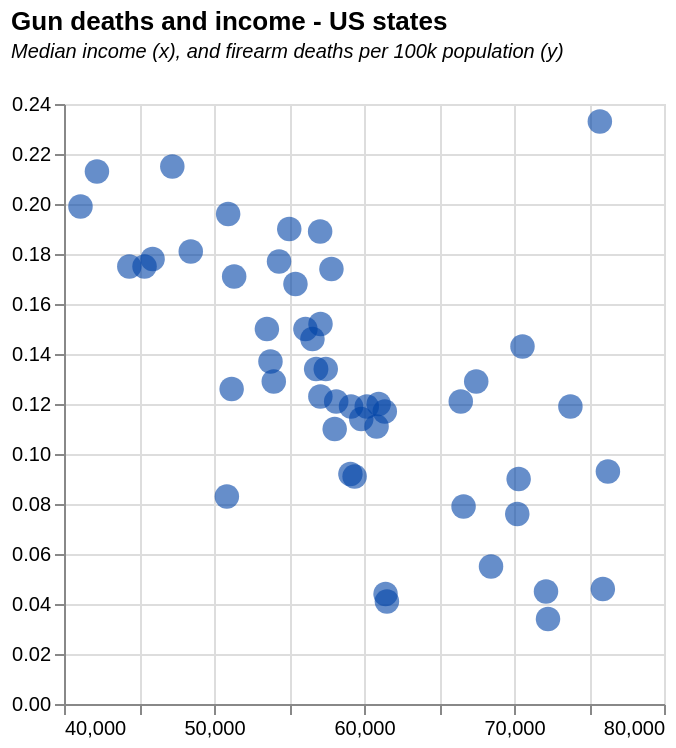

Vega-Lite specification stored for this chart:
### Vega-Lite specification from a JSON file in a GitHub repository (floating-point values rounded to 4 significant figures)
{"$schema": "https://vega.github.io/schema/vega-lite/v5.json", "description": "Various US measures state by state", "title": {"text": "Gun deaths and income - US states", "subtitle": ["Median income (x), and firearm deaths per 100k population (y)", ""], "subtitleFontStyle": "italic", "subtitleFontSize": 10, "anchor": "start", "color": "black"}, "data": {"values": [{"State": "Alabama", "StateInitials": "AL", "Gini": "0.472", "DeathRate": "21.5", "Firearms_vs_avg": "1.64700475", "medIncome": "47221", "Income_vs_med": "0.799827233", "ImprisonmentRate": "0.736", "PrisonRate": "1.264604811", "FirearmDeaths": "0.215", "GeographicDivision": "South"}, {"State": "Alaska", "StateInitials": "AK", "Gini": "0.422", "DeathRate": "23.3", "Firearms_vs_avg": "1.784893519", "medIncome": "75723", "Income_vs_med": "1.282592862", "ImprisonmentRate": "0.376", "PrisonRate": "0.64604811", "FirearmDeaths": "0.233", "GeographicDivision": "West"}, {"State": "Arizona", "StateInitials": "AZ", "Gini": "0.455", "DeathRate": "15.2", "Firearms_vs_avg": "1.164394055", "medIncome": "57100", "Income_vs_med": "0.967157303", "ImprisonmentRate": "0.764", "PrisonRate": "1.312714777", "FirearmDeaths": "0.152", "GeographicDivision": "West"}, {"State": "Arkansas", "StateInitials": "AR", "Gini": "0.458", "DeathRate": "17.8", "Firearms_vs_avg": "1.363566723", "medIncome": "45907", "Income_vs_med": "0.777570758", "ImprisonmentRate": "0.763", "PrisonRate": "1.310996564", "FirearmDeaths": "0.178", "GeographicDivision": "South"}, {"State": "California", "StateInitials": "CA", "Gini": "0.471", "DeathRate": "7.9", "Firearms_vs_avg": "0.605178489", "medIncome": "66637", "Income_vs_med": "1.128694592", "ImprisonmentRate": "0.43", "PrisonRate": "0.738831615", "FirearmDeaths": "0.079", "GeographicDivision": "West"}, {"State": "Colorado", "StateInitials": "CO", "Gini": "0.457", "DeathRate": "14.3", "Firearms_vs_avg": "1.095449671", "medIncome": "70566", "Income_vs_med": "1.195243822", "ImprisonmentRate": "0.46", "PrisonRate": "0.790378007", "FirearmDeaths": "0.143", "GeographicDivision": "West"}, {"State": "Connecticut", "StateInitials": "CT", "Gini": "0.486", "DeathRate": "4.6", "Firearms_vs_avg": "0.352382412", "medIncome": "75923", "Income_vs_med": "1.285980454", "ImprisonmentRate": "0.367", "PrisonRate": "0.630584192", "FirearmDeaths": "0.046", "GeographicDivision": "Northeast"}, {"State": "Delaware", "StateInitials": "DE", "Gini": "0.44", "DeathRate": "11", "Firearms_vs_avg": "0.842653593", "medIncome": "58046", "Income_vs_med": "0.983180609", "ImprisonmentRate": "0.544", "PrisonRate": "0.934707904", "FirearmDeaths": "0.11", "GeographicDivision": "South"}, {"State": "Florida", "StateInitials": "FL", "Gini": "0.474", "DeathRate": "12.6", "Firearms_vs_avg": "0.965221388", "medIncome": "51176", "Income_vs_med": "0.86681685", "ImprisonmentRate": "0.601", "PrisonRate": "1.032646048", "FirearmDeaths": "0.126", "GeographicDivision": "South"}, {"State": "Georgia", "StateInitials": "GA", "Gini": "0.468", "DeathRate": "15", "Firearms_vs_avg": "1.149073081", "medIncome": "53527", "Income_vs_med": "0.906637985", "ImprisonmentRate": "0.676", "PrisonRate": "1.161512027", "FirearmDeaths": "0.15", "GeographicDivision": "South"}, {"State": "Hawaii", "StateInitials": "HI", "Gini": "0.433", "DeathRate": "4.5", "Firearms_vs_avg": "0.344721924", "medIncome": "72133", "Income_vs_med": "1.221785599", "ImprisonmentRate": "0.323", "PrisonRate": "0.554982818", "FirearmDeaths": "0.045", "GeographicDivision": "West"}, {"State": "Idaho", "StateInitials": "ID", "Gini": "0.433", "DeathRate": "14.6", "Firearms_vs_avg": "1.118431132", "medIncome": "56564", "Income_vs_med": "0.958078558", "ImprisonmentRate": "0.587", "PrisonRate": "1.008591065", "FirearmDeaths": "0.146", "GeographicDivision": "West"}, {"State": "Illinois", "StateInitials": "IL", "Gini": "0.465", "DeathRate": "11.7", "Firearms_vs_avg": "0.896277003", "medIncome": "61386", "Income_vs_med": "1.039753383", "ImprisonmentRate": "0.442", "PrisonRate": "0.759450172", "FirearmDeaths": "0.117", "GeographicDivision": "Midwest"}, {"State": "Indiana", "StateInitials": "IN", "Gini": "0.44", "DeathRate": "15", "Firearms_vs_avg": "1.149073081", "medIncome": "56094", "Income_vs_med": "0.950117719", "ImprisonmentRate": "0.503", "PrisonRate": "0.864261168", "FirearmDeaths": "0.15", "GeographicDivision": "Midwest"}, {"State": "Iowa", "StateInitials": "IA", "Gini": "0.427", "DeathRate": "9.2", "Firearms_vs_avg": "0.704764823", "medIncome": "59094", "Income_vs_med": "1.000931588", "ImprisonmentRate": "0.373", "PrisonRate": "0.640893471", "FirearmDeaths": "0.092", "GeographicDivision": "Midwest"}, {"State": "Kansas", "StateInitials": "KS", "Gini": "0.445", "DeathRate": "13.4", "Firearms_vs_avg": "1.026505286", "medIncome": "56810", "Income_vs_med": "0.962245295", "ImprisonmentRate": "0.438", "PrisonRate": "0.75257732", "FirearmDeaths": "0.134", "GeographicDivision": "Midwest"}, {"State": "Kentucky", "StateInitials": "KY", "Gini": "0.466", "DeathRate": "17.5", "Firearms_vs_avg": "1.340585261", "medIncome": "45369", "Income_vs_med": "0.768458138", "ImprisonmentRate": "0.67", "PrisonRate": "1.151202749", "FirearmDeaths": "0.175", "GeographicDivision": "South"}, {"State": "Louisiana", "StateInitials": "LA", "Gini": "0.475", "DeathRate": "21.3", "Firearms_vs_avg": "1.631683775", "medIncome": "42196", "Income_vs_med": "0.714714003", "ImprisonmentRate": "0.997", "PrisonRate": "1.713058419", "FirearmDeaths": "0.213", "GeographicDivision": "South"}, {"State": "Maine", "StateInitials": "ME", "Gini": "0.437", "DeathRate": "8.3", "Firearms_vs_avg": "0.635820438", "medIncome": "50856", "Income_vs_med": "0.861396704", "ImprisonmentRate": "0.169", "PrisonRate": "0.290378007", "FirearmDeaths": "0.083", "GeographicDivision": "Northeast"}, {"State": "Maryland", "StateInitials": "MD", "Gini": "0.443", "DeathRate": "11.9", "Firearms_vs_avg": "0.911597978", "medIncome": "73760", "Income_vs_med": "1.249343654", "ImprisonmentRate": "0.424", "PrisonRate": "0.728522337", "FirearmDeaths": "0.119", "GeographicDivision": "South"}, {"State": "Massachusetts", "StateInitials": "MA", "Gini": "0.475", "DeathRate": "3.4", "Firearms_vs_avg": "0.260456565", "medIncome": "72266", "Income_vs_med": "1.224038348", "ImprisonmentRate": "0.195", "PrisonRate": "0.335051546", "FirearmDeaths": "0.034", "GeographicDivision": "Northeast"}, {"State": "Michigan", "StateInitials": "MI", "Gini": "0.451", "DeathRate": "12.3", "Firearms_vs_avg": "0.942239926", "medIncome": "57091", "Income_vs_med": "0.967004861", "ImprisonmentRate": "0.53", "PrisonRate": "0.910652921", "FirearmDeaths": "0.123", "GeographicDivision": "Midwest"}, {"State": "Minnesota", "StateInitials": "MN", "Gini": "0.44", "DeathRate": "7.6", "Firearms_vs_avg": "0.582197028", "medIncome": "70218", "Income_vs_med": "1.189349413", "ImprisonmentRate": "0.249", "PrisonRate": "0.427835052", "FirearmDeaths": "0.076", "GeographicDivision": "Midwest"}, {"State": "Mississippi", "StateInitials": "MS", "Gini": "0.468", "DeathRate": "19.9", "Firearms_vs_avg": "1.524436954", "medIncome": "41099", "Income_vs_med": "0.696133065", "ImprisonmentRate": "0.822", "PrisonRate": "1.412371134", "FirearmDeaths": "0.199", "GeographicDivision": "South"}, {"State": "Missouri", "StateInitials": "MO", "Gini": "0.455", "DeathRate": "19", "Firearms_vs_avg": "1.455492569", "medIncome": "55016", "Income_vs_med": "0.931858602", "ImprisonmentRate": "0.688", "PrisonRate": "1.182130584", "FirearmDeaths": "0.19", "GeographicDivision": "Midwest"}, {"State": "Montana", "StateInitials": "MT", "Gini": "0.435", "DeathRate": "18.9", "Firearms_vs_avg": "1.447832082", "medIncome": "57075", "Income_vs_med": "0.966733854", "ImprisonmentRate": "0.466", "PrisonRate": "0.800687285", "FirearmDeaths": "0.189", "GeographicDivision": "West"}, {"State": "Nebraska", "StateInitials": "NE", "Gini": "0.432", "DeathRate": "9.1", "Firearms_vs_avg": "0.697104336", "medIncome": "59374", "Income_vs_med": "1.005674215", "ImprisonmentRate": "0.364", "PrisonRate": "0.625429553", "FirearmDeaths": "0.091", "GeographicDivision": "Midwest"}, {"State": "Nevada", "StateInitials": "NV", "Gini": "0.448", "DeathRate": "16.8", "Firearms_vs_avg": "1.286961851", "medIncome": "55431", "Income_vs_med": "0.938887854", "ImprisonmentRate": "0.597", "PrisonRate": "1.025773196", "FirearmDeaths": "0.168", "GeographicDivision": "West"}, {"State": "New Hampshire", "StateInitials": "NH", "Gini": "0.425", "DeathRate": "9.3", "Firearms_vs_avg": "0.71242531", "medIncome": "76260", "Income_vs_med": "1.291688545", "ImprisonmentRate": "0.262", "PrisonRate": "0.450171821", "FirearmDeaths": "0.093", "GeographicDivision": "Northeast"}, {"State": "New Jersey", "StateInitials": "NJ", "Gini": "0.464", "DeathRate": "5.5", "Firearms_vs_avg": "0.421326796", "medIncome": "68468", "Income_vs_med": "1.15970799", "ImprisonmentRate": "0.284", "PrisonRate": "0.487972509", "FirearmDeaths": "0.055", "GeographicDivision": "Northeast"}, {"State": "New Mexico", "StateInitials": "NM", "Gini": "0.464", "DeathRate": "18.1", "Firearms_vs_avg": "1.386548184", "medIncome": "48451", "Income_vs_med": "0.820660919", "ImprisonmentRate": "0.438", "PrisonRate": "0.75257732", "FirearmDeaths": "0.181", "GeographicDivision": "West"}, {"State": "New York", "StateInitials": "NY", "Gini": "0.499", "DeathRate": "4.4", "Firearms_vs_avg": "0.337061437", "medIncome": "61437", "Income_vs_med": "1.040617219", "ImprisonmentRate": "0.325", "PrisonRate": "0.558419244", "FirearmDeaths": "0.044", "GeographicDivision": "Northeast"}, {"State": "North Carolina", "StateInitials": "NC", "Gini": "0.464", "DeathRate": "13.7", "Firearms_vs_avg": "1.049486747", "medIncome": "53764", "Income_vs_med": "0.910652281", "ImprisonmentRate": "0.438", "PrisonRate": "0.75257732", "FirearmDeaths": "0.137", "GeographicDivision": "South"}, {"State": "North Dakota", "StateInitials": "ND", "Gini": "0.433", "DeathRate": "11.9", "Firearms_vs_avg": "0.911597978", "medIncome": "60184", "Income_vs_med": "1.01939396", "ImprisonmentRate": "0.306", "PrisonRate": "0.525773196", "FirearmDeaths": "0.119", "GeographicDivision": "Midwest"}, {"State": "Ohio", "StateInitials": "OH", "Gini": "0.452", "DeathRate": "12.9", "Firearms_vs_avg": "0.98820285", "medIncome": "53985", "Income_vs_med": "0.914395569", "ImprisonmentRate": "0.578", "PrisonRate": "0.993127148", "FirearmDeaths": "0.129", "GeographicDivision": "Midwest"}, {"State": "Oklahoma", "StateInitials": "OK", "Gini": "0.454", "DeathRate": "19.6", "Firearms_vs_avg": "1.501455493", "medIncome": "50943", "Income_vs_med": "0.862870306", "ImprisonmentRate": "0.891", "PrisonRate": "1.530927835", "FirearmDeaths": "0.196", "GeographicDivision": "South"}, {"State": "Oregon", "StateInitials": "OR", "Gini": "0.449", "DeathRate": "11.9", "Firearms_vs_avg": "0.911597978", "medIncome": "59135", "Income_vs_med": "1.001626044", "ImprisonmentRate": "0.466", "PrisonRate": "0.800687285", "FirearmDeaths": "0.119", "GeographicDivision": "West"}, {"State": "Pennsylvania", "StateInitials": "PA", "Gini": "0.461", "DeathRate": "12", "Firearms_vs_avg": "0.919258465", "medIncome": "60979", "Income_vs_med": "1.032859635", "ImprisonmentRate": "0.484", "PrisonRate": "0.83161512", "FirearmDeaths": "0.12", "GeographicDivision": "Northeast"}, {"State": "Rhode Island", "StateInitials": "RI", "Gini": "0.467", "DeathRate": "4.1", "Firearms_vs_avg": "0.314079975", "medIncome": "61528", "Income_vs_med": "1.042158573", "ImprisonmentRate": "0.239", "PrisonRate": "0.410652921", "FirearmDeaths": "0.041", "GeographicDivision": "Northeast"}, {"State": "South Carolina", "StateInitials": "SC", "Gini": "0.461", "DeathRate": "17.7", "Firearms_vs_avg": "1.355906236", "medIncome": "54336", "Income_vs_med": "0.920340792", "ImprisonmentRate": "0.524", "PrisonRate": "0.900343643", "FirearmDeaths": "0.177", "GeographicDivision": "South"}, {"State": "South Dakota", "StateInitials": "SD", "Gini": "0.442", "DeathRate": "13.4", "Firearms_vs_avg": "1.026505286", "medIncome": "57450", "Income_vs_med": "0.973085587", "ImprisonmentRate": "0.583", "PrisonRate": "1.001718213", "FirearmDeaths": "0.134", "GeographicDivision": "Midwest"}, {"State": "Tennessee", "StateInitials": "TN", "Gini": "0.468", "DeathRate": "17.1", "Firearms_vs_avg": "1.309943312", "medIncome": "51344", "Income_vs_med": "0.869662427", "ImprisonmentRate": "0.545", "PrisonRate": "0.936426117", "FirearmDeaths": "0.171", "GeographicDivision": "South"}, {"State": "Texas", "StateInitials": "TX", "Gini": "0.469", "DeathRate": "12.1", "Firearms_vs_avg": "0.926918952", "medIncome": "58146", "Income_vs_med": "0.984874405", "ImprisonmentRate": "0.761", "PrisonRate": "1.307560137", "FirearmDeaths": "0.121", "GeographicDivision": "South"}, {"State": "Utah", "StateInitials": "UT", "Gini": "0.419", "DeathRate": "12.9", "Firearms_vs_avg": "0.98820285", "medIncome": "67481", "Income_vs_med": "1.142990227", "ImprisonmentRate": "0.287", "PrisonRate": "0.493127148", "FirearmDeaths": "0.129", "GeographicDivision": "West"}, {"State": "Vermont", "StateInitials": "VT", "Gini": "0.444", "DeathRate": "11.1", "Firearms_vs_avg": "0.85031408", "medIncome": "60837", "Income_vs_med": "1.030454445", "ImprisonmentRate": "0.243", "PrisonRate": "0.417525773", "FirearmDeaths": "0.111", "GeographicDivision": "Northeast"}, {"State": "Virginia", "StateInitials": "VA", "Gini": "0.459", "DeathRate": "12.1", "Firearms_vs_avg": "0.926918952", "medIncome": "66451", "Income_vs_med": "1.125544132", "ImprisonmentRate": "0.576", "PrisonRate": "0.989690722", "FirearmDeaths": "0.121", "GeographicDivision": "South"}, {"State": "Washington", "StateInitials": "WA", "Gini": "0.441", "DeathRate": "9", "Firearms_vs_avg": "0.689443849", "medIncome": "70310", "Income_vs_med": "1.190907705", "ImprisonmentRate": "0.333", "PrisonRate": "0.572164948", "FirearmDeaths": "0.09", "GeographicDivision": "West"}, {"State": "West Virginia", "StateInitials": "WV", "Gini": "0.451", "DeathRate": "17.5", "Firearms_vs_avg": "1.340585261", "medIncome": "44354", "Income_vs_med": "0.751266112", "ImprisonmentRate": "0.492", "PrisonRate": "0.845360825", "FirearmDeaths": "0.175", "GeographicDivision": "South"}, {"State": "Wisconsin", "StateInitials": "WI", "Gini": "0.43", "DeathRate": "11.4", "Firearms_vs_avg": "0.873295542", "medIncome": "59817", "Income_vs_med": "1.01317773", "ImprisonmentRate": "0.492", "PrisonRate": "0.845360825", "FirearmDeaths": "0.114", "GeographicDivision": "Midwest"}, {"State": "Wyoming", "StateInitials": "WY", "Gini": "0.423", "DeathRate": "17.4", "Firearms_vs_avg": "1.332924774", "medIncome": "57829", "Income_vs_med": "0.979505073", "ImprisonmentRate": "0.532", "PrisonRate": "0.914089347", "FirearmDeaths": "0.174", "GeographicDivision": "West"}]}, "mark": {"type": "circle", "size": 150, "color": "rgb(0,67,167)", "opacity": 0.6}, "height": 300, "width": 300, "encoding": {"x": {"field": "medIncome", "type": "quantitative", "scale": {"domain": [40000, 80000]}, "title": null}, "y": {"field": "FirearmDeaths", "type": "quantitative", "title": null}}}
